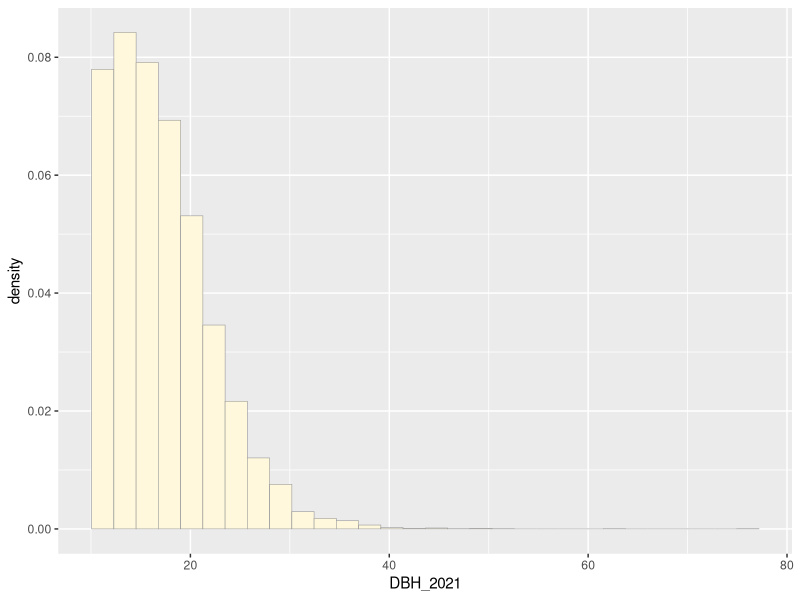
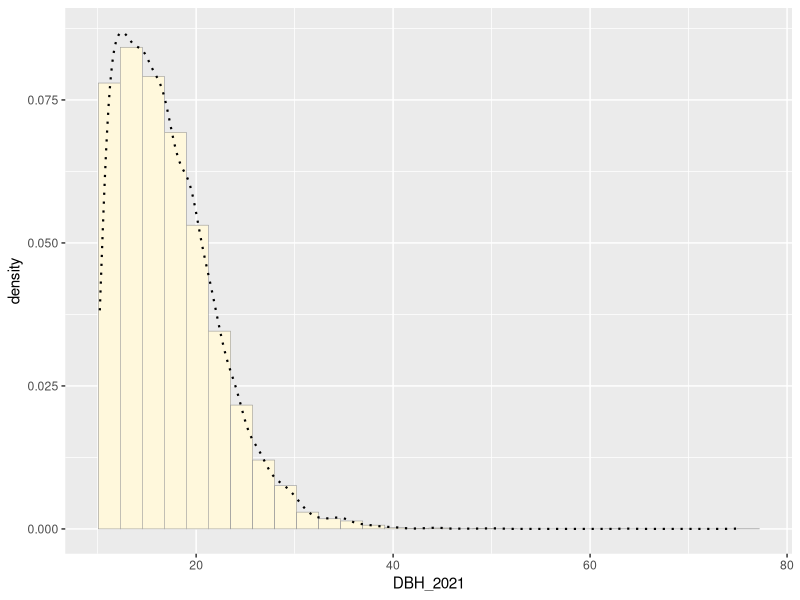
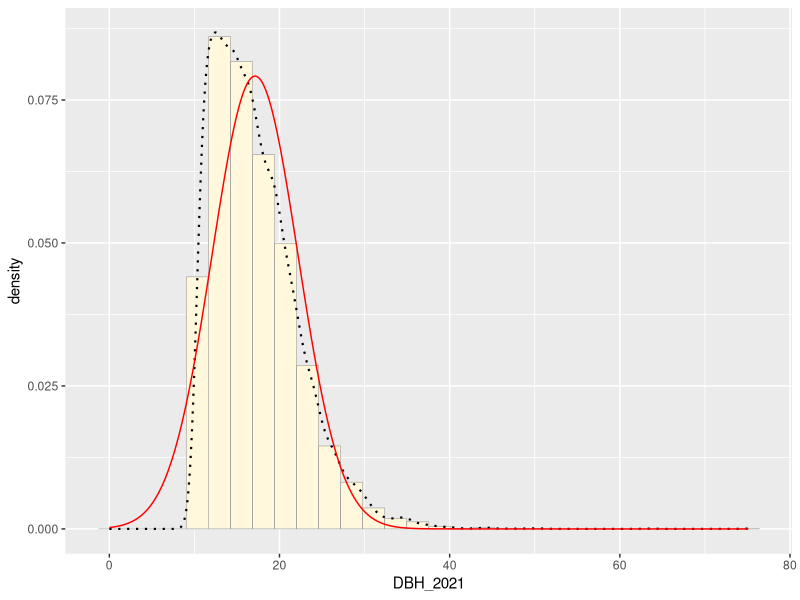
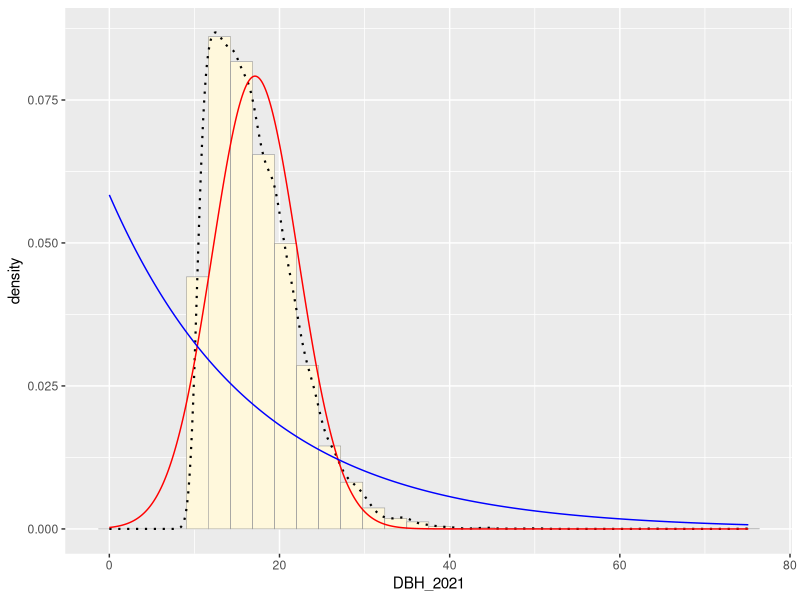
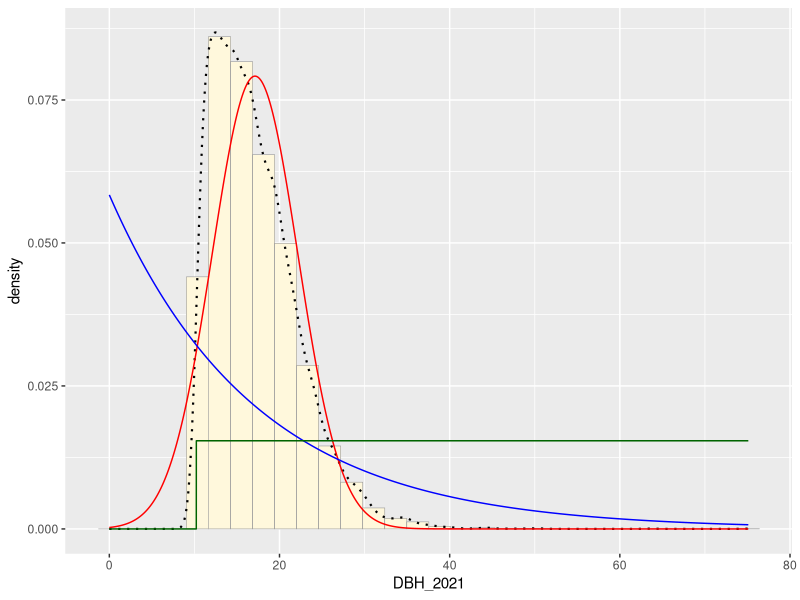
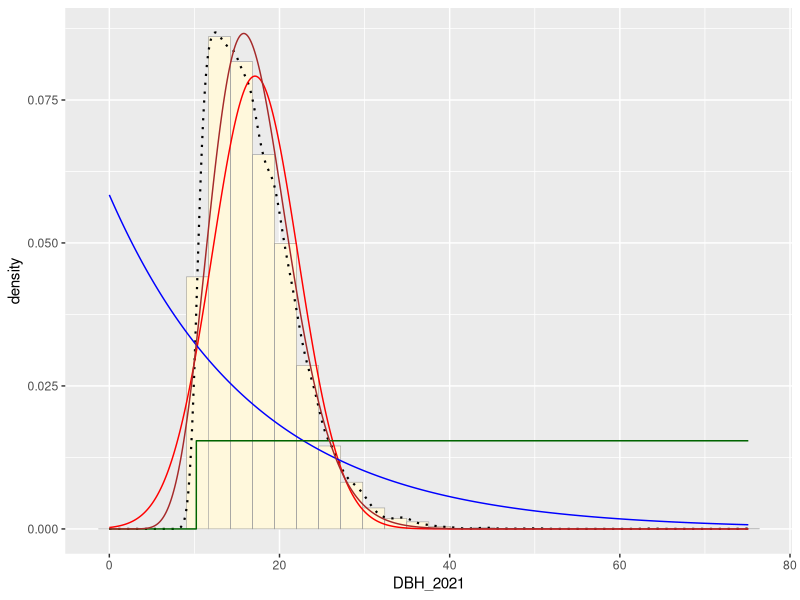
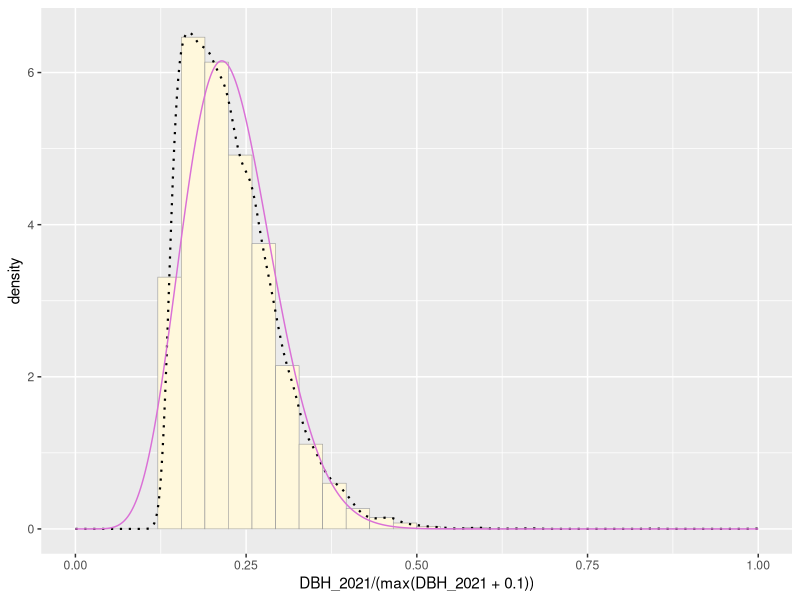
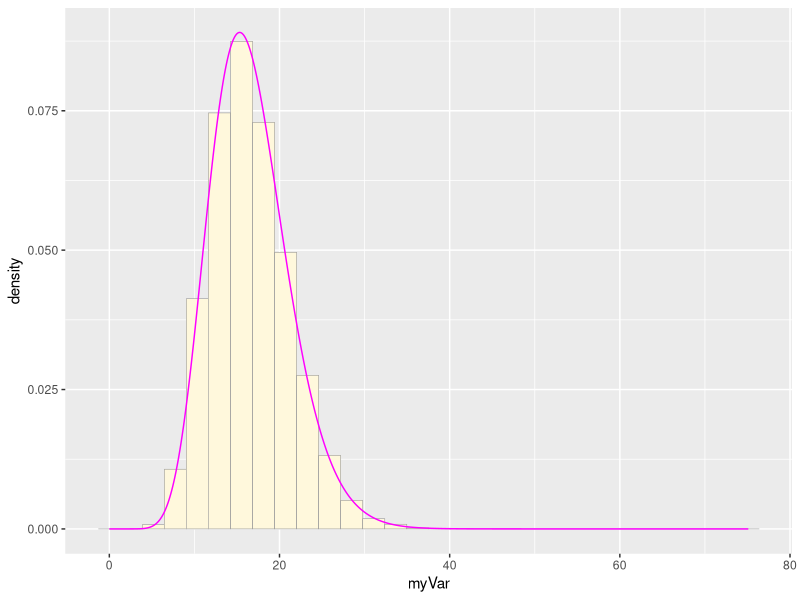

These figures' R source, in order:
## ---- chunk 1
library(ggplot2) # for graphics
library(MASS) # for maximum likelihood estimation


## ---- chunk 2
# quick and dirty, a truncated normal distribution to work on the solution set

#z <- rnorm(n=3000,mean=0.2)
#z <- data.frame(1:3000,z)
#names(z) <- list("ID","myVar")
#z <- z[z$myVar>0,]
#str(z)
#summary(z$myVar)


z <- read.table("my_data.csv",header=TRUE,sep=",") #importing dataset
names(z) <- list("ObjectID", "Species", "DBH_2021") #rename columns
z<-subset(z, Species == "ABBA") #only looking Balsam Fir
z<-subset(z, DBH_2021 < 100) # get rid of false, large DBH
z<-subset(z, DBH_2021 > 10.2) # only include trees over overstory size class
View(z)
str(z)
summary(z)
## ---- chunk 3
p1 <- ggplot(data=z, aes(x=DBH_2021, y=..density..)) +
  geom_histogram(color="grey60",fill="cornsilk",size=0.2)
print(p1)
## ---- chunk 4
p1 <-  p1 +  geom_density(linetype="dotted",size=0.75)
print(p1)
## ---- chunk 5
normPars <- fitdistr(z$DBH_2021,"normal")
print(normPars)
str(normPars)
normPars$estimate["mean"] # note structure of getting a named attribute


## ---- chunk 6
meanML <- normPars$estimate["mean"]
sdML <- normPars$estimate["sd"]

xval <- seq(0,max(z$DBH_2021),len=length(z$DBH_2021))

stat <- stat_function(aes(x = xval, y = ..y..), fun = dnorm, colour="red", n = length(z$DBH_2021), args = list(mean = meanML, sd = sdML))
 p1 + stat
## ---- chunk 7
expoPars <- fitdistr(z$DBH_2021,"exponential")
rateML <- expoPars$estimate["rate"]

stat2 <- stat_function(aes(x = xval, y = ..y..), fun = dexp, colour="blue", n = length(z$DBH_2021), args = list(rate=rateML))

p1 + stat + stat2
## ---- chunk 8
stat3 <- stat_function(aes(x = xval, y = ..y..), fun = dunif, colour="darkgreen", n = length(z$DBH_2021), args = list(min=min(z$DBH_2021), max=max(z$DBH_2021)))

p1 + stat + stat2 + stat3

## ---- chunk 9
gammaPars <- fitdistr(z$DBH_2021,"gamma")
shapeML <- gammaPars$estimate["shape"]
rateML <- gammaPars$estimate["rate"]

stat4 <- stat_function(aes(x = xval, y = ..y..), fun = dgamma, colour="brown", n = length(z$DBH_2021), args = list(shape=shapeML, rate=rateML))
p1 + stat + stat2 + stat3 + stat4

## ---- chunk 10
pSpecial <- ggplot(data=z, aes(x=DBH_2021/(max(DBH_2021 + 0.1)), y=..density..)) +
  geom_histogram(color="grey60",fill="cornsilk",size=0.2) + 
  xlim(c(0,1)) +
  geom_density(size=0.75,linetype="dotted")

betaPars <- fitdistr(x=z$DBH_2021/max(z$DBH_2021 + 0.1),start=list(shape1=1,shape2=2),"beta")
shape1ML <- betaPars$estimate["shape1"]
shape2ML <- betaPars$estimate["shape2"]

statSpecial <- stat_function(aes(x = xval, y = ..y..), fun = dbeta, colour="orchid", n = length(z$DBH_2021), args = list(shape1=shape1ML,shape2=shape2ML))
pSpecial + statSpecial
## ---- chunk 11
q<- rgamma(11582, 12.9, rate = 0.775)
q <- data.frame(1:11582,q)
names(q) <- list("ID","myVar")


q1 <- ggplot(data=q, aes(x=myVar, y=..density..)) +
  geom_histogram(color="grey60",fill="cornsilk",size=0.2)


QgammaPars <- fitdistr(q$myVar,"gamma")
QshapeML <- QgammaPars$estimate["shape"]
QrateML <- QgammaPars$estimate["rate"]


qstat4 <- stat_function(aes(x = xval, y = ..y..), fun = dgamma, colour="magenta", n = length(q$myVar), args = list(shape=QshapeML, rate=QrateML))

q1 + qstat4 # simulated data

p1 + stat4 # my data



